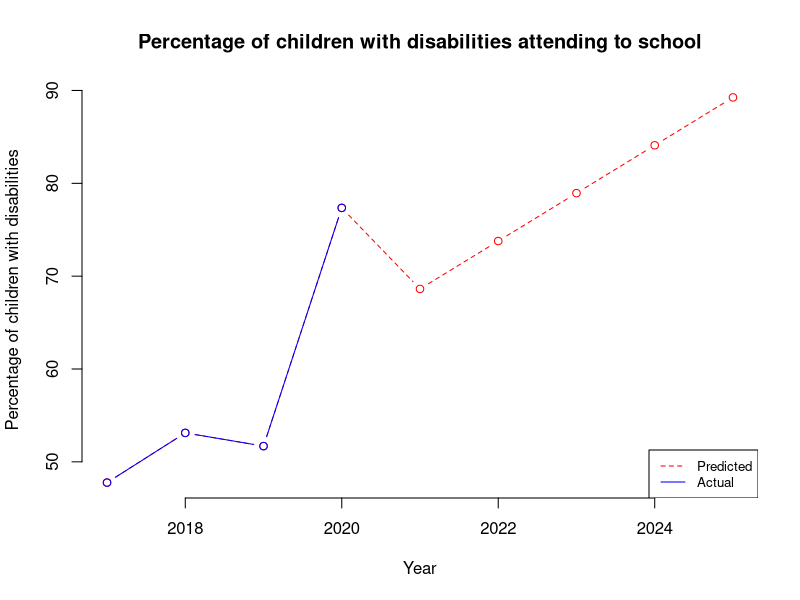

Write the R code that produced this figure.
library(psych)
library(caret)
library(dplyr)
library(car)
library(Metrics)

anar=read.csv("ANAR/HousingANAR.csv")
dt=subset(anar,select = c(reg,develop,level,X,
                          Total.Point.estimate,Children.without.functional.difficulties.Point.estimate,
                          Children.with.functional.difficulties.Point.estimate,Time.period))
set.seed(4)
split1<- sample(c(rep(0, 0.7 * nrow(dt)), rep(1, 0.3 * nrow(dt))))
table(split1)
train=dt[split1==0,]
test=dt[split1==1,]

model=lm(Children.with.functional.difficulties.Point.estimate~.,data = dt)

#need to predict percentage total and normal children depending on year
#require regression for tpe
dt_tpe=subset(dt,select = -c(Children.without.functional.difficulties.Point.estimate,Children.with.functional.difficulties.Point.estimate))
model_tpe=lm(Total.Point.estimate~.,data = dt_tpe)

#require regression for cwithout
dt_cthout=subset(dt,select = -c(Total.Point.estimate,Children.with.functional.difficulties.Point.estimate))
model_cthout=lm(Children.without.functional.difficulties.Point.estimate~.,data=dt_cthout)

#create prediction of ANAR
hmph=subset(dt,select = c(Time.period,Children.with.functional.difficulties.Point.estimate))
a=colMeans(hmph[hmph$Time.period=='2017',])
b=colMeans(hmph[hmph$Time.period=='2018',])
c=colMeans(hmph[hmph$Time.period=='2019',])
d=colMeans(hmph[hmph$Time.period=='2020',])

yearPred=data.frame(
  year=c(2017:2020),
  anarDisabled=c(as.double(a[2]),as.double(b[2]),as.double(c[2]),as.double(d[2]))
)
i=0
j=0
#set how many year to predict
year=5

for(j in 1:year){
  pred=0
  for(i in 1:nrow(dt)) {
    #predict for each row
    re=dt[i,]$reg
    dv=dt[i,]$develop
    indi=dt[i,]$level
    house=dt[i,]$X
    
    #set year to predict
    t=yearPred[nrow(yearPred),]$year+1
    
    #set total estimate
    d0=data.frame(reg=re,develop=dv,level=indi,X=house,Time.period=t,interval = "confidence")
    tpe=as.double(predict(model_tpe,d0))
    
    #set cthout
    d1=data.frame(reg=re,develop=dv,level=indi,X=house,Time.period=t,interval = "confidence")
    cthout=as.double(predict(model_cthout,d1))
    
    newdata=data.frame(reg=re,
                       develop=dv,
                       level=indi,
                       X=house,
                       Total.Point.estimate=tpe,
                       Children.without.functional.difficulties.Point.estimate=cthout,
                       Time.period = t, interval = "confidence")
    
    pred=pred+as.double(predict(model,newdata))
  }
  meanPred=pred/nrow(dt)
  #create data frame
  newPred=data.frame(
    year=yearPred[nrow(yearPred),]$year+1,
    anarDisabled=meanPred
  )
  #insert to yearPred
  yearPred[nrow(yearPred) + 1,]=newPred
}


plot(yearPred$year, yearPred$anarDisabled, col="red",type = "b", lty = 2, frame=FALSE,
     main = "Percentage of children with disabilities attending to school", xlab="Year",ylab="Percentage of children with disabilities")
lines(yearPred[1:4,]$year, yearPred[1:4,]$anarDisabled, col="blue",type = "b", lty = 1)
legend("bottomright", legend=c("Predicted", "Actual"),
       col=c("red", "blue"), lty = 2:1, cex=0.8)
